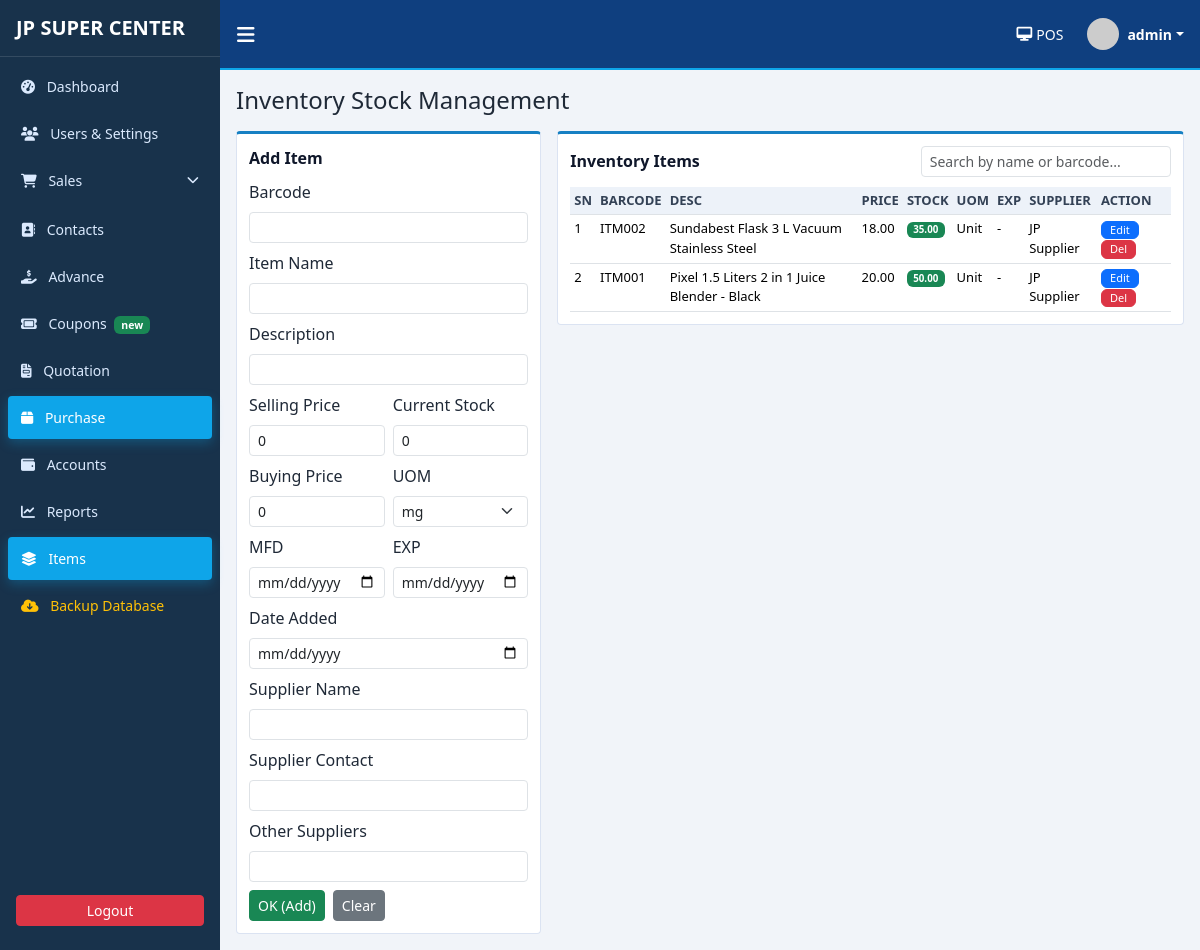
The page /inventory (signed in) on the database its author committed.
### pos_app/models.py (models this page shows, shortened)
class ShopSetting(db.Model):
    __tablename__ = "shop_settings"
    id = db.Column(db.Integer, primary_key=True)
    shop_name = db.Column(db.String(120), nullable=False, default="JP SUPER CENTER")
    address = db.Column(db.String(255), nullable=True)
    phone = db.Column(db.String(60), nullable=True)
    email = db.Column(db.String(120), nullable=True)
    bill_message = db.Column(db.String(255), nullable=True)
    updated_at = db.Column(
        db.DateTime, default=datetime.utcnow, onupdate=datetime.utcnow, nullable=False
    )

class User(UserMixin, db.Model):
    __tablename__ = "users"
    id = db.Column(db.Integer, primary_key=True)
    username = db.Column(db.String(80), unique=True, nullable=False, index=True)
    password_hash = db.Column(db.String(255), nullable=False)
    role = db.Column(db.String(30), nullable=False, default="Cashier")
    full_name = db.Column(db.String(120), nullable=True)
    is_active_user = db.Column(db.Boolean, default=True, nullable=False)
    created_at = db.Column(db.DateTime, default=datetime.utcnow, nullable=False)
    sales = db.relationship("Sale", backref="cashier", lazy=True)
    login_history = db.relationship("LoginHistory", backref="user", lazy=True)

class Item(db.Model):
    __tablename__ = "items"
    id = db.Column(db.Integer, primary_key=True)
    barcode = db.Column(db.String(50), unique=True, nullable=False)
    name = db.Column(db.String(120), nullable=False)
    description = db.Column(db.String(255), nullable=True)
    selling_price = db.Column(db.Numeric(12, 2), default=0, nullable=False)
    current_stock = db.Column(db.Numeric(12, 2), default=0, nullable=False)
    buying_price = db.Column(db.Numeric(12, 2), default=0, nullable=False)
    mfd = db.Column(db.Date, nullable=True)
    exp = db.Column(db.Date, nullable=True)
    date_added = db.Column(db.Date, default=date.today, nullable=False)
    uom = db.Column(db.String(30), default="Unit", nullable=False)
    supplier_name = db.Column(db.String(120), nullable=True)
    supplier_contact = db.Column(db.String(60), nullable=True)
    other_suppliers = db.Column(db.String(255), nullable=True)
    is_active = db.Column(db.Boolean, default=True, nullable=False)
    sale_items = db.relationship("SaleItem", backref="item", lazy=True)

### pos_app/routes.py (the view, shortened to what this page needs)
@main_bp.route("/inventory", methods=["GET", "POST"])
@login_required
@role_required("Owner", "Technician")
def inventory():
    edit_id = request.args.get("edit_id", type=int)
    editing_item = db.session.get(Item, edit_id) if edit_id else None
    items = Item.query.order_by(Item.id.desc()).all()
    return render_template(
        "inventory.html",
        items=items,
        uom_choices=UOM_CHOICES,
        editing_item=editing_item,
    )

### pos_app/templates/inventory.html (shortened to what this page needs)
{% extends "base.html" %}
{% block content %}
<h4 class="mb-3">Inventory Stock Management</h4>
<div class="row g-3">
    <div class="col-xl-4">
        <div class="panel">
            <div class="panel-title">{{ "Edit Item" if editing_item else "Add Item" }}</div>
            <form method="post" class="row g-2">
                <div class="col-12">
                    <label class="form-label">Barcode</label>
                    <input type="text" class="form-control form-control-sm" name="barcode" value="{{ editing_item.barcode if editing_item else '' }}" required>
                </div>
                <div class="col-12">
                    <label class="form-label">Item Name</label>
                    <input type="text" class="form-control form-control-sm" name="name" value="{{ editing_item.name if editing_item else '' }}" required>
                </div>
                <div class="col-12">
                    <label class="form-label">Description</label>
                    <input type="text" class="form-control form-control-sm" name="description" value="{{ editing_item.description if editing_item else '' }}">
                </div>
                <div class="col-6">
                    <label class="form-label">Selling Price</label>
                    <input type="number" step="0.01" class="form-control form-control-sm" name="selling_price" value="{{ editing_item.selling_price if editing_item else '0' }}">
                </div>
                <div class="col-6">
                    <label class="form-label">Current Stock</label>
                    <input type="number" step="0.01" class="form-control form-control-sm" name="current_stock" value="{{ editing_item.current_stock if editing_item else '0' }}">
                </div>
                <div class="col-6">
                    <label class="form-label">Buying Price</label>
                    <input type="number" step="0.01" class="form-control form-control-sm" name="buying_price" value="{{ editing_item.buying_price if editing_item else '0' }}">
                </div>
                <div class="col-6">
                    <label class="form-label">UOM</label>
                    <select name="uom" class="form-select form-select-sm">
                        {% for uom in uom_choices %}
                            <option value="{{ uom }}" {% if editing_item and editing_item.uom == uom %}selected{% endif %}>{{ uom }}</option>
                        {% endfor %}
                    </select>
                </div>
                <div class="col-6">
                    <label class="form-label">MFD</label>
                    <input type="date" class="form-control form-control-sm" name="mfd" value="{{ editing_item.mfd if editing_item and editing_item.mfd else '' }}">
                </div>
                <div class="col-6">
                    <label class="form-label">EXP</label>
                    <input type="date" class="form-control form-control-sm" name="exp" value="{{ editing_item.exp if editing_item and editing_item.exp else '' }}">
                </div>
                <div class="col-12">
                    <label class="form-label">Date Added</label>
                    <input type="date" class="form-control form-control-sm" name="date_added" value="{{ editing_item.date_added if editing_item and editing_item.date_added else '' }}">
                </div>
                <div class="col-12">
                    <label class="form-label">Supplier Name</label>
                    <input type="text" class="form-control form-control-sm" name="supplier_name" value="{{ editing_item.supplier_name if editing_item else '' }}">
                </div>
                <div class="col-12">
                    <label class="form-label">Supplier Contact</label>
                    <input type="text" class="form-control form-control-sm" name="supplier_contact" value="{{ editing_item.supplier_contact if editing_item else '' }}">
                </div>
                <div class="col-12">
                    <label class="form-label">Other Suppliers</label>
                    <input type="text" class="form-control form-control-sm" name="other_suppliers" value="{{ editing_item.other_suppliers if editing_item else '' }}">
                </div>
                <div class="col-12 d-flex gap-2 mt-2">
                    <button class="btn btn-sm btn-success">OK (Add)</button>
                    <a href="{{ url_for('main.inventory') }}" class="btn btn-sm btn-secondary">Clear</a>
                </div>
            </form>
        </div>
    </div>
    <div class="col-xl-8">
        <div class="panel">
            <div class="panel-title d-flex justify-content-between align-items-center">
                <span>Inventory Items</span>
                <div class="col-md-5">
                    <input type="text" id="inventorySearch" class="form-control form-control-sm" placeholder="Search by name or barcode...">
                </div>
            </div>
            <div class="table-responsive">
                <table class="table table-sm table-board" id="inventoryTable">
                    <thead>
                        <tr>
                            <th>SN</th>
                            <th>BARCODE</th>
                            <th>DESC</th>
                            <th>PRICE</th>
                            <th>STOCK</th>
                            <th>UOM</th>
                            <th>EXP</th>
                            <th>SUPPLIER</th>
                            <th>ACTION</th>
                        </tr>
                    </thead>
                    <tbody>
                        {% for item in items %}
                            <tr class="inventory-row">
                                <td>{{ loop.index }}</td>
                                <td class="item-barcode">{{ item.barcode }}</td>
                                <td class="item-name">{{ item.name }}</td>
                                <td>{{ item.selling_price|money }}</td>
                                <td>
                                    <span class="badge {% if item.current_stock <= 5 %}bg-danger{% else %}bg-success{% endif %}">
                                        {{ item.current_stock }}
                                    </span>
                                </td>
                                <td>{{ item.uom }}</td>
                                <td>{{ item.exp or '-' }}</td>
                                <td>{{ item.supplier_name or '-' }}</td>
                                <td>
                                    <a href="{{ url_for('main.inventory', edit_id=item.id) }}" class="btn btn-xs btn-primary py-0 px-2" style="font-size: 11px;">Edit</a>
                                    <form method="post" class="d-inline" onsubmit="return confirm('Delete this item?')">
                                        <button class="btn btn-xs btn-danger py-0 px-2" style="font-size: 11px;">Del</button>
                                    </form>
                                </td>
                            </tr>
                        {% else %}
                            <tr><td colspan="9" class="text-center text-muted">No inventory records found.</td></tr>
                        {% endfor %}
                    </tbody>
                </table>
            </div>
        </div>
    </div>
</div>
{% endblock %}

### pos_app/templates/base.html (shortened to what this page needs)
<!doctype html>
<html lang="en">
<head>
    <link href="https://cdn.jsdelivr.net/npm/bootstrap@5.3.3/dist/css/bootstrap.min.css" rel="stylesheet">
    <link rel="stylesheet" href="https://cdnjs.cloudflare.com/ajax/libs/font-awesome/6.5.1/css/all.min.css">
    <link rel="stylesheet" href="{{ url_for('static', filename='css/styles.css') }}">
</head>
<body>
    <div class="app-shell">
        <aside class="sidebar" id="sidebar">
            <div class="brand px-3 py-3 d-flex align-items-center">
                <h5 class="m-0 text-uppercase fw-bold">{{ shop_settings.shop_name }}</h5>
            </div>
            <nav class="sidebar-nav px-2">
                <a class="menu-link {% if request.path == '/dashboard' %}active{% endif %}"
                    href="{{ url_for('main.dashboard') }}">
                    <i class="fa-solid fa-gauge-high me-2"></i> Dashboard
                </a>
                {% if current_user.role in ['Owner', 'Technician'] %}
                <a class="menu-link {% if request.path.startswith('/settings') %}active{% endif %}"
                    href="{{ url_for('main.settings') }}">
                    <i class="fa-solid fa-users me-2"></i> Users & Settings
                </a>
                {% endif %}
                <div class="menu-group">
                    <a class="menu-link d-flex justify-content-between align-items-center {% if request.path.startswith('/sales') %}active{% endif %}"
                        data-bs-toggle="collapse" href="#salesSubmenu">
                        <span><i class="fa-solid fa-cart-shopping me-2"></i> Sales</span>
                        <i class="fa-solid fa-chevron-down small"></i>
                    </a>
                </div>
                <a class="menu-link {% if request.path.startswith('/tracking') %}active{% endif %}"
                    href="{{ url_for('main.tracking') }}">
                    <i class="fa-solid fa-address-book me-2"></i> Contacts
                </a>
                {% if current_user.role in ['Owner', 'Technician'] %}
                <a class="menu-link" href="{{ url_for('main.credit') }}">
                    <i class="fa-solid fa-hand-holding-dollar me-2"></i> Advance
                </a>
                <a class="menu-link" href="{{ url_for('main.coming_soon', feature='coupons') }}">
                    <i class="fa-solid fa-ticket me-2"></i> Coupons <span class="badge bg-success ms-1">new</span>
                </a>
                <a class="menu-link" href="{{ url_for('main.coming_soon', feature='quotation') }}">
                    <i class="fa-solid fa-file-invoice me-2"></i> Quotation
                </a>
                <a class="menu-link {% if request.path.startswith('/inventory') %}active{% endif %}"
                    href="{{ url_for('main.inventory') }}">
                    <i class="fa-solid fa-box me-2"></i> Purchase
                </a>
                <a class="menu-link {% if request.path.startswith('/expenses') %}active{% endif %}"
                    href="{{ url_for('main.expenses') }}">
                    <i class="fa-solid fa-wallet me-2"></i> Accounts
                </a>
                <a class="menu-link {% if request.path.startswith('/reports') %}active{% endif %}"
                    href="{{ url_for('main.reports') }}">
                    <i class="fa-solid fa-chart-line me-2"></i> Reports
                </a>
                <a class="menu-link {% if request.path == '/inventory' %}active{% endif %}" href="{{ url_for('main.inventory') }}">
                    <i class="fa-solid fa-layer-group me-2"></i> Items
                </a>
                <a class="menu-link text-warning" href="{{ url_for('main.backup') }}">
                    <i class="fa-solid fa-cloud-arrow-down me-2"></i> Backup Database
                </a>
                {% endif %}
            </nav>
            <div class="px-3 pb-4 mt-auto">
                <a class="btn btn-danger w-100 btn-sm" href="{{ url_for('main.logout') }}">Logout</a>
            </div>
        </aside>
        <section class="main-pane">
            <header class="topbar d-flex justify-content-between align-items-center px-3">
                <div class="d-flex align-items-center">
                    <button class="btn btn-link text-white me-2 p-0 shadow-none" id="toggleSidebar">
                        <i class="fa-solid fa-bars fa-lg"></i>
                    </button>
                </div>
                <div class="d-flex align-items-center gap-4">
                    <a href="{{ url_for('main.sales') }}" class="small d-flex align-items-center text-white text-decoration-none">
                        <i class="fa-solid fa-desktop me-1"></i> POS
                    </a>
                    <div class="dropdown">
                        <div class="d-flex align-items-center dropdown-toggle" style="cursor: pointer;" data-bs-toggle="dropdown">
                            <img src="https://ui-avatars.com/api/?name={{ current_user.username }}&background=random"
                                class="rounded-circle me-2" width="32" height="32">
                            <div class="small fw-semibold">{{ current_user.username }}</div>
                        </div>
                    </div>
                </div>
            </header>
            <main class="content-pane p-3">
                {% block content %}{% endblock %}
            </main>
        </section>
    </div>
</body>
</html>

### rows shown on the page
ShopSetting: shop_name "JP SUPER CENTER"
User: username "admin"
Item: barcode "ITM002", name "Sundabest Flask 3 L Vacuum Stainless Steel", selling_price "18.00", current_stock "35.00", uom "Unit", exp "-", supplier_name "JP Supplier"
Item: barcode "ITM001", name "Pixel 1.5 Liters 2 in 1 Juice Blender - Black", selling_price "20.00", current_stock "50.00", uom "Unit", exp "-", supplier_name "JP Supplier"

### other values the page prints
{{ "Edit Item" if editing_item else "Add Item" }} "Add Item"
form field uom "mg"
